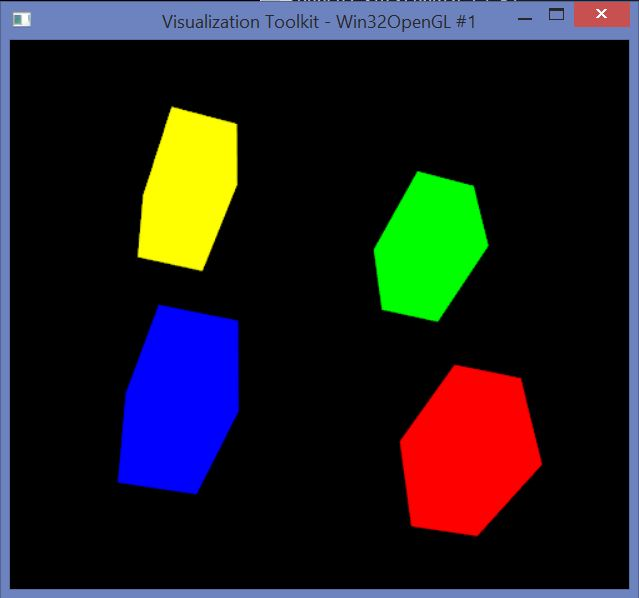

Python code for this plot:
import vtk


def main():
    cubeSource = vtk.vtkCubeSource()
    cubeSource.SetCenter (0,0,0)
    cubeSource.SetXLength (2.5)
    cubeSource.SetYLength (3.5)
    cubeSource.SetZLength (4.5)
    
    # Create a mapper and actor
    mapper = vtk.vtkPolyDataMapper()
    mapper.SetInputConnection(cubeSource.GetOutputPort())
    #1
    actor = vtk.vtkActor()
    actor.SetMapper(mapper)
    actor.GetProperty().SetColor(255, 0, 0)
    #2
    cubeSource2 = vtk.vtkCubeSource()
    cubeSource2.SetCenter (0,10,0)
    cubeSource2.SetXLength (2.5)
    cubeSource2.SetYLength (3.5)
    cubeSource2.SetZLength (4.5)
    mapper2 = vtk.vtkPolyDataMapper()
    mapper2.SetInputConnection(cubeSource2.GetOutputPort())
    actor2 = vtk.vtkActor()
    actor2.SetMapper(mapper2)
    actor2.GetProperty().SetColor(0, 255, 0)

    #3
    cubeSource3 = vtk.vtkCubeSource()
    cubeSource3.SetCenter (10,0,0)
    cubeSource3.SetXLength (2.5)
    cubeSource3.SetYLength (3.5)
    cubeSource3.SetZLength (4.5)
    mapper3 = vtk.vtkPolyDataMapper()
    mapper3.SetInputConnection(cubeSource3.GetOutputPort())
    actor3 = vtk.vtkActor()
    actor3.SetMapper(mapper3)
    actor3.GetProperty().SetColor(0, 0, 255)

    #4
    cubeSource4 = vtk.vtkCubeSource()
    cubeSource4.SetCenter (10,10,0)
    cubeSource4.SetXLength (2.5)
    cubeSource4.SetYLength (3.5)
    cubeSource4.SetZLength (4.5)
    mapper4 = vtk.vtkPolyDataMapper()
    mapper4.SetInputConnection(cubeSource4.GetOutputPort())
    actor4 = vtk.vtkActor()
    actor4.SetMapper(mapper4)
    actor4.GetProperty().SetColor(255, 255, 0)
    # Visualize
    renderer = vtk.vtkRenderer()
    renderWindow = vtk.vtkRenderWindow()
    renderWindow.AddRenderer(renderer)
    renderWindowInteractor = vtk.vtkRenderWindowInteractor()
    renderWindowInteractor.SetRenderWindow(renderWindow)
    renderer.AddActor(actor)
    renderer.AddActor(actor2)
    renderer.AddActor(actor3)
    renderer.AddActor(actor4)
    renderWindow.Render()
    renderWindowInteractor.Start()


if __name__ == "__main__":
    main()
